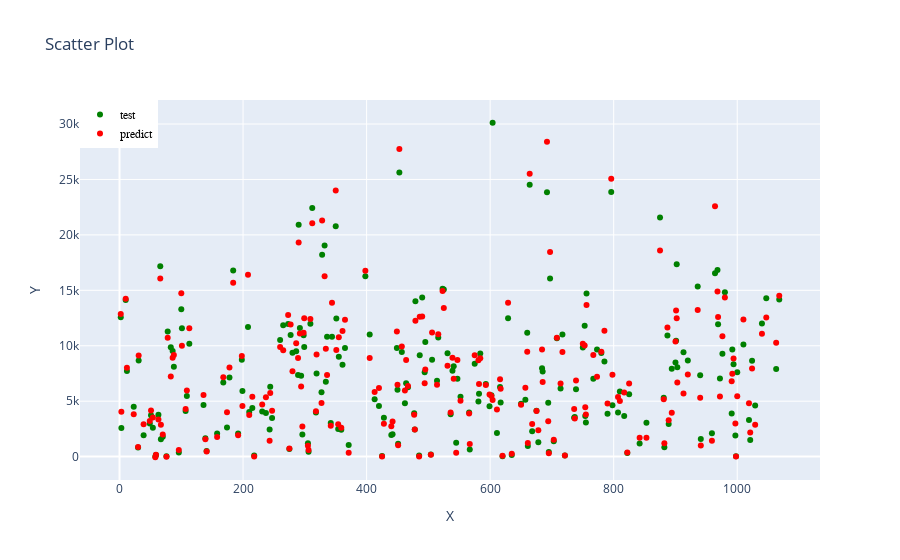

The cell this chart's notebook holds for it:
### Code cell
fig = go.Figure()
fig.add_trace(go.Scatter(x=y_test.index, y=y_test.values, mode='markers', name='test', marker=dict(color='green')))
fig.add_trace(go.Scatter(x=result2['sales'].index, y=result2['sales'].values, mode='markers', name='predict', marker=dict(color='red')))
fig.update_layout(
    title='Scatter Plot',
    xaxis_title='X',
    yaxis_title='Y',
    showlegend=True,
    legend=dict(
        x=0,
        y=1,
        traceorder='normal',
        font=dict(family='sans-serif', size=12, color='black')
    )
)

### Figure 1 — Plotly figure (JSON) as saved in the notebook; plotly's stock layout.template omitted (floating-point values rounded to 4 significant figures; data arrays with more than 128 entries replaced by an {"elided": "..."} marker saying what was removed)
{"data": [{"marker": {"color": "green"}, "mode": "markers", "name": "test", "type": "scatter", "x": {"elided": "214 int values"}, "y": {"elided": "214 int values"}}, {"marker": {"color": "red"}, "mode": "markers", "name": "predict", "type": "scatter", "x": {"elided": "214 int values"}, "y": {"elided": "214 float values"}}], "layout": {"legend": {"font": {"color": "black", "family": "sans-serif", "size": 12}, "traceorder": "normal", "x": 0, "y": 1}, "showlegend": true, "title": {"text": "Scatter Plot"}, "xaxis": {"title": {"text": "X"}}, "yaxis": {"title": {"text": "Y"}}}}
